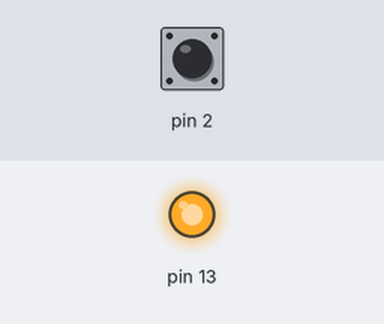
Simulated run of this sketch. Board: Arduino Uno, built with avr-gcc and run on an emulated ATmega328P. On the bench: output pins drawn as LEDs (lit = HIGH). Inputs (shaded band) come from the test bench; at power-on: pin 2 HIGH.

Above: at 1.2 s.
1.3 s: pin 2 pulled LOW for 0.15 s
At 1.37 s:
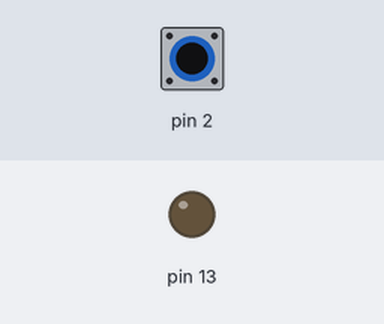
2.9 s: pin 2 pulled LOW for 3.2 s
At 6.5 s:
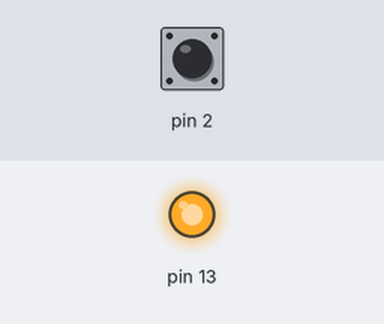
Timing chart, 0 to 8.0 s (numbered marks = the images above; inputs shaded):
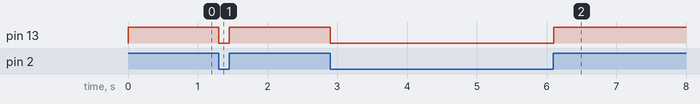

The sketch:

button-250.ino
```cpp
// Push-button light: internal pull-up on D2
void setup() {
  pinMode(2, INPUT_PULLUP);
  pinMode(13, OUTPUT);
}

void loop() {
  bool pressed = digitalRead(2) == LOW;
  digitalWrite(13, pressed ? LOW : HIGH);
  delay(5); // Short settling wait
}
```

Measured:
- after the input at 1.3 s, pin 13: HIGH → LOW at once, → HIGH 0.15 s later
- after the input at 2.9 s, pin 13: HIGH → LOW at once, → HIGH 3.2 s later
